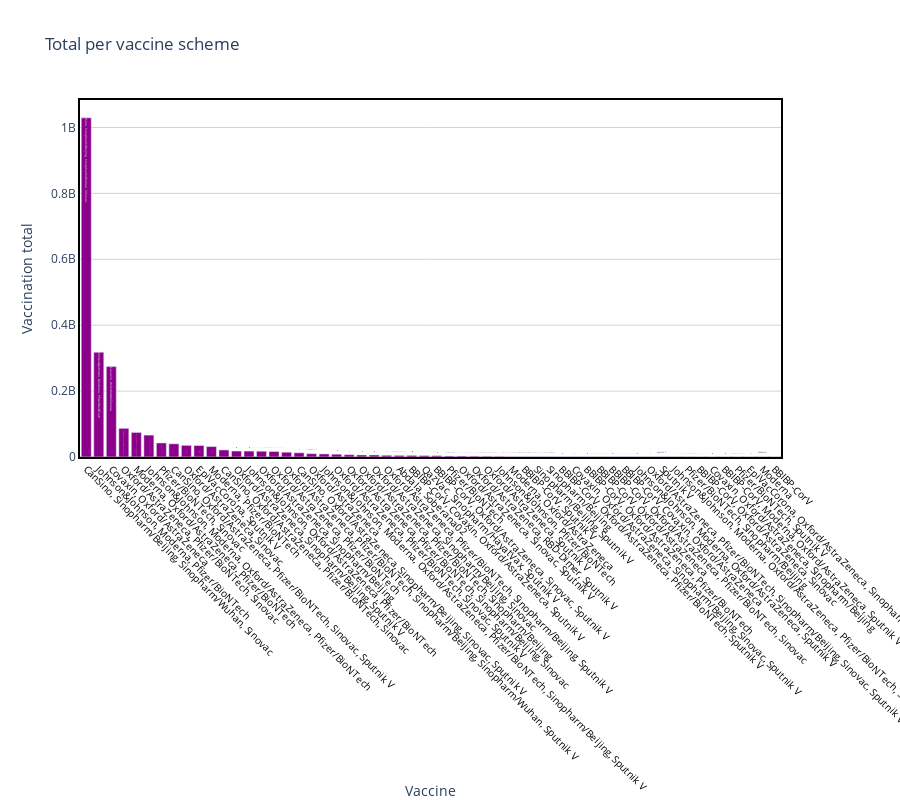

The notebook cell saved with this chart:
### Code cell
draw_trace_bar_vaccine(vaccine, 'Total vaccinations', 'Total per vaccine scheme', 'Vaccine', 'Vaccination total', "darkmagenta" )

### Figure 1 — Plotly figure (JSON) as saved in the notebook; plotly's stock layout.template omitted (floating-point values rounded to 4 significant figures)
{"data": [{"marker": {"color": "darkmagenta"}, "text": ["CanSino, Sinopharm/Beijing, Sinopharm/Wuhan, Sinovac", "Johnson&Johnson, Moderna, Pfizer/BioNTech", "Covaxin, Oxford/AstraZeneca", "Oxford/AstraZeneca, Pfizer/BioNTech, Sinovac", "Moderna, Oxford/AstraZeneca, Pfizer/BioNTech", "Johnson&Johnson, Moderna, Oxford/AstraZeneca, Pfizer/BioNTech", "Pfizer/BioNTech, Sinovac", "CanSino, Oxford/AstraZeneca, Pfizer/BioNTech, Sinovac, Sputnik V", "Oxford/AstraZeneca, Sinovac", "EpiVacCorona, Sputnik V", "Moderna, Pfizer/BioNTech", "CanSino, Oxford/AstraZeneca, Pfizer/BioNTech, Sinovac", "Oxford/AstraZeneca, Sinopharm/Beijing, Sputnik V", "Johnson&Johnson, Oxford/AstraZeneca, Pfizer/BioNTech", "Oxford/AstraZeneca, Sinopharm/Beijing", "Oxford/AstraZeneca, Pfizer/BioNTech", "Oxford/AstraZeneca, Pfizer/BioNTech, Sinopharm/Beijing, Sinopharm/Wuhan, Sputnik V", "CanSino, Oxford/AstraZeneca, Sinopharm/Beijing, Sinovac, Sputnik V", "Oxford/AstraZeneca", "Johnson&Johnson, Moderna, Oxford/AstraZeneca, Pfizer/BioNTech, Sinopharm/Beijing, Sputnik V", "Oxford/AstraZeneca, Pfizer/BioNTech, Sinovac, Sputnik V", "Oxford/AstraZeneca, Pfizer/BioNTech, Sinopharm/Beijing, Sinovac", "Oxford/AstraZeneca, Pfizer/BioNTech, Sinopharm/Beijing", "Oxford/AstraZeneca, Sinopharm/Beijing, Sinovac", "Oxford/AstraZeneca, Pfizer/BioNTech, Sinopharm/Beijing, Sputnik V", "Abdala, Soberana02", "BBIBP-CorV, Covaxin, Oxford/AstraZeneca, Sputnik V", "QazVac, Sinopharm/HayatVax, Sputnik V", "BBIBP-CorV, Oxford/AstraZeneca, Sinovac, Sputnik V", "Pfizer/BioNTech", "Oxford/AstraZeneca, Sinovac, Sputnik V", "Oxford/AstraZeneca, RBD-Dimer, Sputnik V", "Oxford/AstraZeneca, Sputnik V", "Johnson&Johnson, Pfizer/BioNTech", "Moderna, Oxford/AstraZeneca", "BBIBP-CorV, Sputnik V", "Sinopharm/Beijing, Sputnik V", "Sinopharm/Beijing", "BBIBP-CorV, Oxford/AstraZeneca, Pfizer/BioNTech, Sputnik V", "Covaxin, Oxford/AstraZeneca, Sinopharm/Beijing, Sinovac, Sputnik V", "BBIBP-CorV, Oxford/AstraZeneca, Pfizer/BioNTech", "BBIBP-CorV, Oxford/AstraZeneca", "BBIBP-CorV, Oxford/AstraZeneca, Pfizer/BioNTech, Sinovac", "BBIBP-CorV, Covaxin, Oxford/AstraZeneca", "Johnson&Johnson, Moderna, Oxford/AstraZeneca, Sputnik V", "Oxford/AstraZeneca, Pfizer/BioNTech, Sinopharm/Beijing, Sinovac, Sputnik V", "Sputnik V", "Johnson&Johnson, Moderna, Oxford/AstraZeneca, Pfizer/BioNTech, Sinovac, Sputnik V", "Pfizer/BioNTech, Sinopharm/Beijing", "BBIBP-CorV, Oxford/AstraZeneca, Sinovac", "Covaxin, Oxford/AstraZeneca, Sinopharm/Beijing", "BBIBP-CorV, Moderna, Oxford/AstraZeneca, Sputnik V", "Pfizer/BioNTech, Sputnik V", "EpiVacCorona, Oxford/AstraZeneca, Sinopharm/Beijing, Sputnik V", "Moderna", "BBIBP-CorV"], "type": "bar", "x": ["CanSino, Sinopharm/Beijing, Sinopharm/Wuhan, Sinovac", "Johnson&Johnson, Moderna, Pfizer/BioNTech", "Covaxin, Oxford/AstraZeneca", "Oxford/AstraZeneca, Pfizer/BioNTech, Sinovac", "Moderna, Oxford/AstraZeneca, Pfizer/BioNTech", "Johnson&Johnson, Moderna, Oxford/AstraZeneca, Pfizer/BioNTech", "Pfizer/BioNTech, Sinovac", "CanSino, Oxford/AstraZeneca, Pfizer/BioNTech, Sinovac, Sputnik V", "Oxford/AstraZeneca, Sinovac", "EpiVacCorona, Sputnik V", "Moderna, Pfizer/BioNTech", "CanSino, Oxford/AstraZeneca, Pfizer/BioNTech, Sinovac", "Oxford/AstraZeneca, Sinopharm/Beijing, Sputnik V", "Johnson&Johnson, Oxford/AstraZeneca, Pfizer/BioNTech", "Oxford/AstraZeneca, Sinopharm/Beijing", "Oxford/AstraZeneca, Pfizer/BioNTech", "Oxford/AstraZeneca, Pfizer/BioNTech, Sinopharm/Beijing, Sinopharm/Wuhan, Sputnik V", "CanSino, Oxford/AstraZeneca, Sinopharm/Beijing, Sinovac, Sputnik V", "Oxford/AstraZeneca", "Johnson&Johnson, Moderna, Oxford/AstraZeneca, Pfizer/BioNTech, Sinopharm/Beijing, Sputnik V", "Oxford/AstraZeneca, Pfizer/BioNTech, Sinovac, Sputnik V", "Oxford/AstraZeneca, Pfizer/BioNTech, Sinopharm/Beijing, Sinovac", "Oxford/AstraZeneca, Pfizer/BioNTech, Sinopharm/Beijing", "Oxford/AstraZeneca, Sinopharm/Beijing, Sinovac", "Oxford/AstraZeneca, Pfizer/BioNTech, Sinopharm/Beijing, Sputnik V", "Abdala, Soberana02", "BBIBP-CorV, Covaxin, Oxford/AstraZeneca, Sputnik V", "QazVac, Sinopharm/HayatVax, Sputnik V", "BBIBP-CorV, Oxford/AstraZeneca, Sinovac, Sputnik V", "Pfizer/BioNTech", "Oxford/AstraZeneca, Sinovac, Sputnik V", "Oxford/AstraZeneca, RBD-Dimer, Sputnik V", "Oxford/AstraZeneca, Sputnik V", "Johnson&Johnson, Pfizer/BioNTech", "Moderna, Oxford/AstraZeneca", "BBIBP-CorV, Sputnik V", "Sinopharm/Beijing, Sputnik V", "Sinopharm/Beijing", "BBIBP-CorV, Oxford/AstraZeneca, Pfizer/BioNTech, Sputnik V", "Covaxin, Oxford/AstraZeneca, Sinopharm/Beijing, Sinovac, Sputnik V", "BBIBP-CorV, Oxford/AstraZeneca, Pfizer/BioNTech", "BBIBP-CorV, Oxford/AstraZeneca", "BBIBP-CorV, Oxford/AstraZeneca, Pfizer/BioNTech, Sinovac", "BBIBP-CorV, Covaxin, Oxford/AstraZeneca", "Johnson&Johnson, Moderna, Oxford/AstraZeneca, Sputnik V", "Oxford/AstraZeneca, Pfizer/BioNTech, Sinopharm/Beijing, Sinovac, Sputnik V", "Sputnik V", "Johnson&Johnson, Moderna, Oxford/AstraZeneca, Pfizer/BioNTech, Sinovac, Sputnik V", "Pfizer/BioNTech, Sinopharm/Beijing", "BBIBP-CorV, Oxford/AstraZeneca, Sinovac", "Covaxin, Oxford/AstraZeneca, Sinopharm/Beijing", "BBIBP-CorV, Moderna, Oxford/AstraZeneca, Sputnik V", "Pfizer/BioNTech, Sputnik V", "EpiVacCorona, Oxford/AstraZeneca, Sinopharm/Beijing, Sputnik V", "Moderna", "BBIBP-CorV"], "y": [1029223000, 317966408, 274286599, 86960570, 74577678, 66454623, 42613378, 40031327, 35283078, 34901304, 31592030, 21385816, 18085389, 17946801, 17494081, 16649095, 14512626, 12750760, 10083608, 9249943, 8407342, 7012445, 6137047, 6098584, 5146241, 4855270, 4792881, 4397655, 4010467, 3100000, 2989458, 2695058, 2500000, 2141624, 1541732, 1302992, 1208878, 1138733, 703820, 662804, 662003, 632648, 610924, 598863, 541792, 473853, 452651, 351408, 291995, 159923, 84360, 67511, 44064, 41993, 32175, 5324]}], "layout": {"height": 800, "hovermode": "closest", "paper_bgcolor": "rgba(0, 0, 0, 0)", "plot_bgcolor": "rgba(0, 0, 0, 0)", "title": {"text": "Total per vaccine scheme"}, "xaxis": {"linecolor": "black", "linewidth": 2, "mirror": true, "showline": true, "showticklabels": true, "tickangle": 45, "tickfont": {"color": "black", "size": 10}, "title": {"text": "Vaccine"}, "zeroline": true, "zerolinecolor": "grey", "zerolinewidth": 1}, "yaxis": {"gridcolor": "lightgrey", "linecolor": "black", "linewidth": 2, "mirror": true, "showline": true, "title": {"text": "Vaccination total"}, "zeroline": true, "zerolinecolor": "grey", "zerolinewidth": 1}}}
